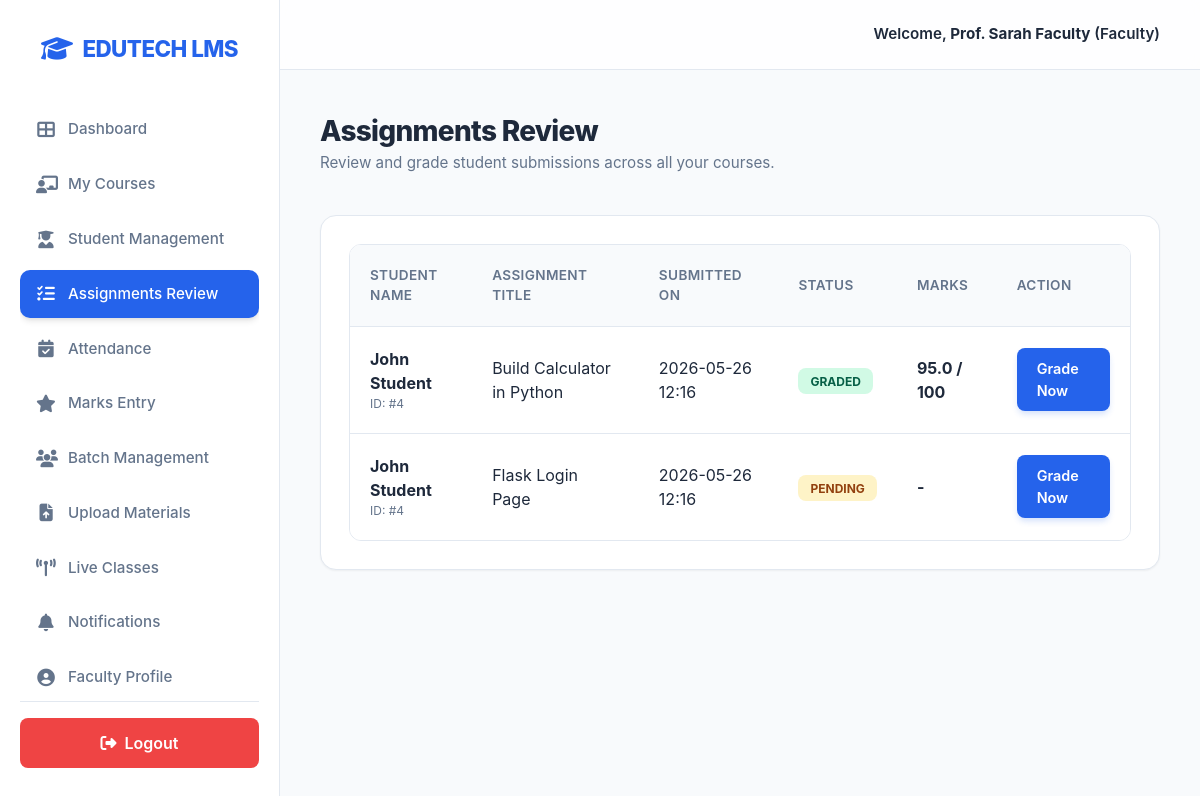
Screenshot of /faculty/review (signed in) with the database file from the repository.
### tables this page shows
CREATE TABLE submissions (
        id INTEGER PRIMARY KEY AUTOINCREMENT,
        assignment_id INTEGER NOT NULL,
        student_id INTEGER NOT NULL,
        file_url TEXT,
        status TEXT DEFAULT 'submitted', -- submitted, graded
        marks REAL,
        submitted_at TIMESTAMP DEFAULT CURRENT_TIMESTAMP,
        FOREIGN KEY (assignment_id) REFERENCES assignments (id),
        FOREIGN KEY (student_id) REFERENCES users (id)
    );

CREATE TABLE users (
        id INTEGER PRIMARY KEY AUTOINCREMENT,
        name TEXT NOT NULL,
        email TEXT UNIQUE NOT NULL,
        password TEXT NOT NULL,
        role TEXT NOT NULL, -- admin, student, faculty, parent
        created_at TIMESTAMP DEFAULT CURRENT_TIMESTAMP
    , phone TEXT);

CREATE TABLE assignments (
        id INTEGER PRIMARY KEY AUTOINCREMENT,
        course_id INTEGER NOT NULL,
        title TEXT NOT NULL,
        description TEXT,
        due_date TIMESTAMP,
        file_url TEXT, instructor_name TEXT,
        FOREIGN KEY (course_id) REFERENCES courses (id)
    );

### app.py (the view)
@app.route('/faculty/review')
@login_required(role='faculty')
def faculty_review():
    conn = get_db()
    faculty_id = session['user_id']
    submissions = conn.execute("""
        SELECT s.*, u.name as student_name, a.title as assignment_title
        FROM submissions s
        JOIN users u ON s.student_id = u.id
        JOIN assignments a ON s.assignment_id = a.id
        JOIN courses c ON a.course_id = c.id
        WHERE c.faculty_id = ?
        ORDER BY s.submitted_at DESC
    """, (faculty_id,)).fetchall()
    conn.close()
    return render_template('faculty_assignments.html', submissions=submissions)

### app.py (called while the page is built)
def login_required(role=None):
    def wrapper(f):
        @wraps(f)
        def decorated_function(*args, **kwargs):
            if 'user_id' not in session:
                return redirect(url_for('login'))
            if role and session.get('role') != role:
                flash('Unauthorized access!', 'danger')
                return redirect(url_for('dashboard'))
            return f(*args, **kwargs)
        return decorated_function
    return wrapper

### database.py (called while the page is built)
def get_db():
    conn = sqlite3.connect(DB_NAME, check_same_thread=False)
    conn.row_factory = sqlite3.Row
    return conn

### templates/faculty_assignments.html
{% extends "base.html" %}
{% block content %}
<div style="margin-bottom: 2.5rem;">
    <h2 style="font-size: 1.75rem; font-weight: 800; color: var(--text-main); letter-spacing: -0.025em;">Assignments Review</h2>
    <p style="color: var(--text-muted); font-size: 0.95rem;">Review and grade student submissions across all your courses.</p>
</div>
<div class="card">
    <div class="table-responsive">
        <table>
            <thead>
                <tr>
                    <th>Student Name</th>
                    <th>Assignment Title</th>
                    <th>Submitted On</th>
                    <th>Status</th>
                    <th>Marks</th>
                    <th>Action</th>
                </tr>
            </thead>
            <tbody>
                {% for sub in submissions %}
                <tr>
                    <td>
                        <div style="font-weight: 700;">{{ sub.student_name }}</div>
                        <div style="font-size: 0.75rem; color: var(--text-muted);">ID: #{{ sub.student_id }}</div>
                    </td>
                    <td>{{ sub.assignment_title }}</td>
                    <td>{{ sub.submitted_at[:16] }}</td>
                    <td>
                        {% if sub.status == 'graded' %}
                        <span class="badge" style="background: #D1FAE5; color: #065F46;">Graded</span>
                        {% else %}
                        <span class="badge" style="background: #FEF3C7; color: #92400E;">Pending</span>
                        {% endif %}
                    </td>
                    <td style="font-weight: 700;">
                        {% if sub.marks %}
                        {{ sub.marks }} / 100
                        {% else %}
                        -
                        {% endif %}
                    </td>
                    <td>
                        <a href="#" class="btn btn-primary btn-sm">Grade Now</a>
                    </td>
                </tr>
                {% else %}
                <tr>
                    <td colspan="6" style="padding: 3rem; text-align: center; color: var(--text-muted);">No submissions found for review.</td>
                </tr>
                {% endfor %}
            </tbody>
        </table>
    </div>
</div>
{% endblock %}

### static/css/style.css (style rules this page uses)
:root { --primary-color: #2563EB; --primary-light: #60A5FA; --primary-dark: #1E40AF; --bg-color: #F8FAFC; --card-bg: #FFFFFF; --text-main: #1E293B; --text-muted: #64748B; --border-color: #E2E8F0; --success-color: #10B981; --danger-color: #EF4444; --accent-color: #F59E0B; --shadow-sm: 0 1px 2px 0 rgba(0, 0, 0, 0.05); --shadow: 0 4px 6px -1px rgba(0, 0, 0, 0.1), 0 2px 4px -1px rgba(0, 0, 0, 0.06); --shadow-md: 0 10px 15px -3px rgba(0, 0, 0, 0.1), 0 4px 6px -2px rgba(0, 0, 0, 0.05); }
* { box-sizing: border-box; margin: 0; padding: 0; font-family: 'Inter', 'Segoe UI', system-ui, -apple-system, sans-serif; }
body { background-color: var(--bg-color); color: var(--text-main); display: flex; min-height: 100vh; line-height: 1.5; }
.btn { padding: 0.6rem 1.25rem; border: none; border-radius: 8px; cursor: pointer; font-weight: 600; text-decoration: none; display: inline-flex; align-items: center; justify-content: center; transition: all 0.2s ease; font-size: 0.9rem; }
.btn-primary { background-color: var(--primary-color); color: white; box-shadow: 0 4px 6px -1px rgba(37, 99, 235, 0.2); }
.card { background: var(--card-bg); border-radius: 16px; padding: 1.75rem; box-shadow: var(--shadow-sm); border: 1px solid var(--border-color); margin-bottom: 1.75rem; transition: all 0.3s ease; }
.table-responsive { overflow-x: auto; border-radius: 12px; border: 1px solid var(--border-color); }
table { width: 100%; border-collapse: collapse; background: white; }
th, td { padding: 1.25rem; text-align: left; border-bottom: 1px solid var(--border-color); }
th { background-color: #F8FAFC; color: var(--text-muted); font-weight: 600; font-size: 0.85rem; text-transform: uppercase; letter-spacing: 0.025em; }
tr:last-child td { border-bottom: none; }
.badge { padding: 0.35rem 0.75rem; border-radius: 8px; font-size: 0.75rem; font-weight: 700; text-transform: uppercase; }

### rows the page displays
submissions: student_name "John Student", student_id "4", assignment_title "Build Calculator in Python", submitted_at "2026-05-26 12:16", status "GRADED", marks "95.0"
submissions: student_name "John Student", student_id "4", assignment_title "Flask Login Page", submitted_at "2026-05-26 12:16", status "PENDING"

### other values shown
{{ session.get('name') }} "Prof. Sarah Faculty"
{{ session.get('role')|capitalize }} "Faculty"
